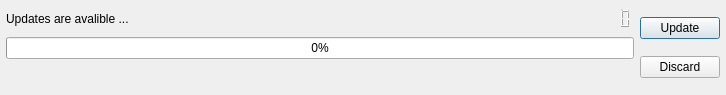
<?xml version="1.0" encoding="UTF-8"?>
<ui version="4.0">
    <class>updateDialog</class>
    <widget class="QDialog" name="updateDialog">
        <property name="windowModality">
            <enum>Qt::ApplicationModal</enum>
        </property>
        <property name="geometry">
            <rect>
                <x>0</x>
                <y>0</y>
                <width>726</width>
                <height>95</height>
            </rect>
        </property>
        <property name="sizePolicy">
            <sizepolicy hsizetype="Fixed" vsizetype="Fixed">
                <horstretch>0</horstretch>
                <verstretch>0</verstretch>
            </sizepolicy>
        </property>
        <property name="contextMenuPolicy">
            <enum>Qt::NoContextMenu</enum>
        </property>
        <property name="windowTitle">
            <string>Updates</string>
        </property>
        <property name="modal">
            <bool>true</bool>
        </property>
        <layout class="QHBoxLayout" name="horizontalLayout">
            <property name="leftMargin">
                <number>6</number>
            </property>
            <property name="topMargin">
                <number>6</number>
            </property>
            <property name="rightMargin">
                <number>6</number>
            </property>
            <property name="bottomMargin">
                <number>6</number>
            </property>
            <item>
                <layout class="QVBoxLayout" name="verticalLayout">
                    <item>
                        <layout class="QHBoxLayout" name="horizontalLayout_5">
                            <item>
                                <widget class="QLabel" name="updatesLabel">
                                    <property name="sizePolicy">
                                        <sizepolicy hsizetype="Preferred" vsizetype="Minimum">
                                            <horstretch>0</horstretch>
                                            <verstretch>0</verstretch>
                                        </sizepolicy>
                                    </property>
                                    <property name="text">
                                        <string>Updates are avalible ...</string>
                                    </property>
                                </widget>
                            </item>
                            <item>
                                <spacer name="horizontalSpacer">
                                    <property name="orientation">
                                        <enum>Qt::Horizontal</enum>
                                    </property>
                                    <property name="sizeHint" stdset="0">
                                        <size>
                                            <width>40</width>
                                            <height>20</height>
                                        </size>
                                    </property>
                                </spacer>
                            </item>
                            <item>
                                <widget class="QLCDNumber" name="updatePercentLcdNumber">
                                    <property name="styleSheet">
                                        <string notr="true"/>
                                    </property>
                                    <property name="frameShape">
                                        <enum>QFrame::NoFrame</enum>
                                    </property>
                                    <property name="frameShadow">
                                        <enum>QFrame::Sunken</enum>
                                    </property>
                                    <property name="midLineWidth">
                                        <number>0</number>
                                    </property>
                                    <property name="smallDecimalPoint">
                                        <bool>true</bool>
                                    </property>
                                    <property name="digitCount">
                                        <number>3</number>
                                    </property>
                                </widget>
                            </item>
                        </layout>
                    </item>
                    <item>
                        <layout class="QHBoxLayout" name="horizontalLayout_2">
                            <item>
                                <widget class="QProgressBar" name="updateProgressBar">
                                    <property name="maximum">
                                        <number>1000</number>
                                    </property>
                                    <property name="value">
                                        <number>0</number>
                                    </property>
                                </widget>
                            </item>
                        </layout>
                    </item>
                    <item>
                        <widget class="QLabel" name="statusLabel">
                            <property name="text">
                                <string/>
                            </property>
                        </widget>
                    </item>
                </layout>
            </item>
            <item>
                <layout class="QVBoxLayout" name="verticalLayout_2">
                    <item>
                        <widget class="QPushButton" name="updateButton">
                            <property name="text">
                                <string>Update</string>
                            </property>
                        </widget>
                    </item>
                    <item>
                        <widget class="QPushButton" name="discardButton">
                            <property name="text">
                                <string>Discard</string>
                            </property>
                        </widget>
                    </item>
                </layout>
            </item>
        </layout>
    </widget>
    <resources/>
    <connections/>
</ui>
